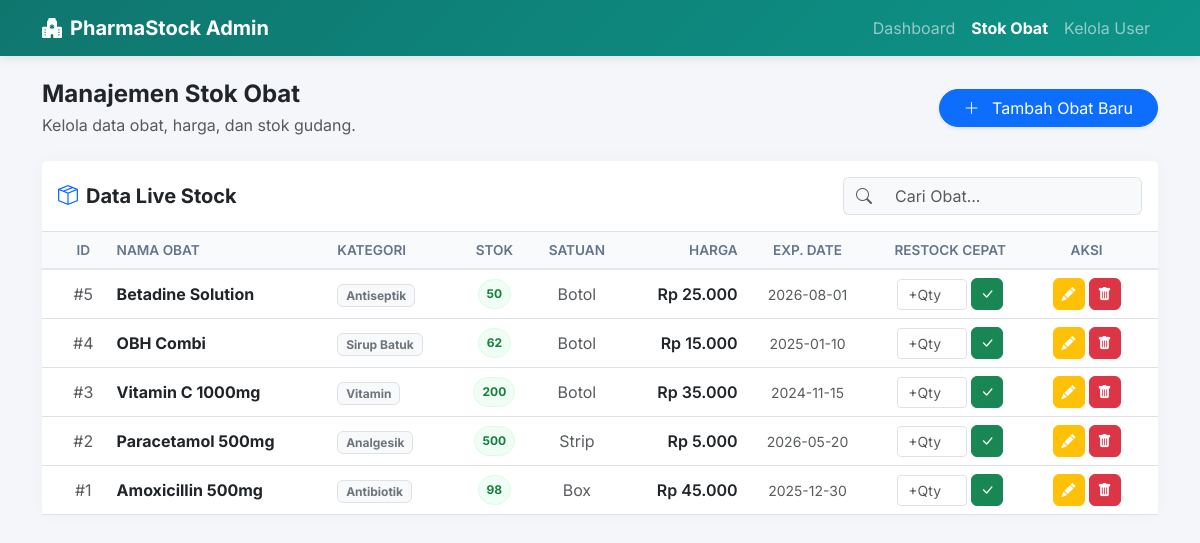
The page /pharmastock_admin/stok_obat.php on the database its author committed.
### tables this page shows
CREATE TABLE `stocks` (
  `id` int NOT NULL,
  `medicine_name` varchar(100) NOT NULL,
  `category` varchar(50) NOT NULL,
  `stock_qty` int NOT NULL,
  `unit` varchar(20) NOT NULL,
  `price` int NOT NULL,
  `expiry_date` date NOT NULL
);

### pharmastock_admin/stok_obat.php (the view, shortened to what this page needs)
<?php
include 'koneksi.php';
?>
<!DOCTYPE html>
<html lang="id">
<head>
    <link href="https://cdn.jsdelivr.net/npm/bootstrap@5.3.0/dist/css/bootstrap.min.css" rel="stylesheet">
    <link rel="stylesheet" href="https://cdn.jsdelivr.net/npm/bootstrap-icons@1.11.1/font/bootstrap-icons.css">
</head>
<body>
    <nav class="navbar navbar-dark navbar-expand-lg mb-4 sticky-top">
        <div class="container">
            <a class="navbar-brand fw-bold d-flex align-items-center gap-2" href="index.php">
                <i class="bi bi-hospital-fill"></i> PharmaStock Admin
            </a>
            <div class="collapse navbar-collapse" id="navbarNav">
                <ul class="navbar-nav ms-auto">
                    <li class="nav-item"><a href="index.php" class="nav-link">Dashboard</a></li>
                    <li class="nav-item"><a href="stok_obat.php" class="nav-link active fw-bold">Stok Obat</a></li>
                    <li class="nav-item"><a href="users.php" class="nav-link">Kelola User</a></li>
                </ul>
            </div>
        </div>
    </nav>
    <div class="container pb-5">
        <div class="d-flex justify-content-between align-items-center mb-4">
            <div>
                <h4 class="fw-bold text-dark mb-1">Manajemen Stok Obat</h4>
                <p class="text-muted mb-0">Kelola data obat, harga, dan stok gudang.</p>
            </div>
            <button class="btn btn-primary shadow-sm rounded-pill px-4" data-bs-toggle="modal" data-bs-target="#modalAdd">
                <i class="bi bi-plus-lg me-2"></i> Tambah Obat Baru
            </button>
        </div>
        <div class="card main-card bg-white">
            <div class="card-header bg-white py-3 border-bottom d-flex justify-content-between align-items-center">
                <h5 class="mb-0 fw-bold text-dark"><i class="bi bi-box-seam me-2 text-primary"></i>Data Live Stock</h5>
                <div class="input-group w-auto">
                    <span class="input-group-text bg-light border-end-0"><i class="bi bi-search text-muted"></i></span>
                    <input type="text" class="form-control bg-light border-start-0" placeholder="Cari Obat..." id="searchInput">
                </div>
            </div>
            <div class="card-body p-0">
                <div class="table-responsive">
                    <table class="table table-hover align-middle mb-0">
                        <thead>
                            <tr>
                                <th class="ps-4 text-center">ID</th>
                                <th>Nama Obat</th>
                                <th>Kategori</th>
                                <th class="text-center">Stok</th>
                                <th class="text-center">Satuan</th>
                                <th class="text-end">Harga</th>
                                <th class="text-center">Exp. Date</th>
                                <th class="text-center">Restock Cepat</th>
                                <th class="text-center pe-4">Aksi</th>
                            </tr>
                        </thead>
                        <tbody>
                            <?php
                            $query = "SELECT * FROM stocks ORDER BY id DESC";
                            $result = mysqli_query($con, $query);
                            if (mysqli_num_rows($result) > 0) {
                                while ($row = mysqli_fetch_assoc($result)) {
                                    $isLowStock = ($row['stock_qty'] < 50);
                                    $stockBadgeClass = $isLowStock ? 'badge-stock-low' : 'badge-stock-ok';
                            ?>
                            <tr>
                                <td class="ps-4 text-center text-muted">#<?= $row['id'] ?></td>
                                <td class="fw-bold text-dark"><?= $row['medicine_name'] ?></td>
                                <td><span class="badge bg-light text-secondary border"><?= $row['category'] ?></span></td>
                                <td class="text-center">
                                    <span class="badge <?= $stockBadgeClass ?> p-2 rounded-pill">
                                        <?= $row['stock_qty'] ?>
                                    </span>
                                </td>
                                <td class="text-center text-muted"><?= $row['unit'] ?></td>
                                <td class="text-end fw-semibold">Rp <?= number_format($row['price'], 0, ',', '.') ?></td>
                                <td class="text-center text-muted small"><?= $row['expiry_date'] ?></td>
                                <td>
                                    <form method="POST" class="d-flex gap-1 justify-content-center align-items-center">
                                        <input type="number" name="qty_masuk" class="form-control form-control-sm text-center" style="width: 70px;" placeholder="+Qty" min="1" required>
                                        <button type="submit" name="tambah_stok" class="btn btn-sm btn-success btn-action" title="Simpan Restock">
                                            <i class="bi bi-check-lg"></i>
                                        </button>
                                    </form>
                                </td>
                                <td class="text-center pe-4">
                                    <div class="d-flex gap-1 justify-content-center">
                                        <button class="btn btn-sm btn-warning btn-action text-white btn-edit"
                                                data-bs-toggle="modal" data-bs-target="#modalEdit"
                                                data-id="<?= $row['id'] ?>"
                                                data-name="<?= $row['medicine_name'] ?>"
                                                data-category="<?= $row['category'] ?>"
                                                data-qty="<?= $row['stock_qty'] ?>"
                                                data-unit="<?= $row['unit'] ?>"
                                                data-price="<?= $row['price'] ?>"
                                                data-expiry="<?= $row['expiry_date'] ?>">
                                            <i class="bi bi-pencil-fill"></i>
                                        </button>
                                        <form method="POST" onsubmit="return confirm('Yakin ingin menghapus obat ini?');">
                                            <button type="submit" name="delete_medicine" class="btn btn-sm btn-danger btn-action">
                                                <i class="bi bi-trash-fill"></i>
                                            </button>
                                        </form>
                                    </div>
                                </td>
                            </tr>
                            <?php
                                }
                            } else {
                                echo "<tr><td colspan='9' class='text-center py-5 text-muted'>Data stok kosong.</td></tr>";
                            }
                            ?>
                        </tbody>
                    </table>
                </div>
            </div>
        </div>
    </div>
</body>
</html>

### pharmastock_admin/stok_obat.php (style rules this page uses)
body { font-family: 'Inter', sans-serif; background-color: #f4f6f9; }
.navbar { background: linear-gradient(135deg, #0f766e 0%, #0d9488 100%); box-shadow: 0 2px 10px rgba(0,0,0,0.1); }
.main-card { border: none; border-radius: 12px; box-shadow: 0 0 20px rgba(0,0,0,0.03); }
.table thead th { background-color: #f8fafc; color: #64748b; font-weight: 600; text-transform: uppercase; font-size: 0.85rem; border-bottom: 2px solid #e2e8f0; }
.badge-stock-ok { background-color: #f0fdf4; color: #15803d; border: 1px solid #dcfce7; }
.btn-action { width: 32px; height: 32px; padding: 0; display: inline-flex; align-items: center; justify-content: center; border-radius: 6px; }

### rows shown on the page
stocks: id "5", medicine_name "Betadine Solution", category "Antiseptik", stock_qty "50", unit "Botol", price "25.000", expiry_date "2026-08-01"
stocks: id "4", medicine_name "OBH Combi", category "Sirup Batuk", stock_qty "62", unit "Botol", price "15.000", expiry_date "2025-01-10"
stocks: id "3", medicine_name "Vitamin C 1000mg", category "Vitamin", stock_qty "200", unit "Botol", price "35.000", expiry_date "2024-11-15"
stocks: id "2", medicine_name "Paracetamol 500mg", category "Analgesik", stock_qty "500", unit "Strip", price "5.000", expiry_date "2026-05-20"
stocks: id "1", medicine_name "Amoxicillin 500mg", category "Antibiotik", stock_qty "98", unit "Box", price "45.000", expiry_date "2025-12-30"
